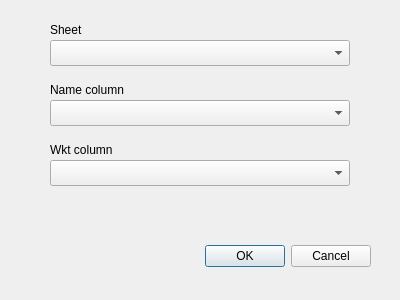
<?xml version="1.0" encoding="UTF-8"?>
<ui version="4.0">
 <class>Dialog</class>
 <widget class="QDialog" name="Dialog">
  <property name="geometry">
   <rect>
    <x>0</x>
    <y>0</y>
    <width>400</width>
    <height>300</height>
   </rect>
  </property>
  <property name="windowTitle">
   <string>Dialog</string>
  </property>
  <widget class="QDialogButtonBox" name="buttonBox">
   <property name="geometry">
    <rect>
     <x>30</x>
     <y>240</y>
     <width>341</width>
     <height>32</height>
    </rect>
   </property>
   <property name="orientation">
    <enum>Qt::Horizontal</enum>
   </property>
   <property name="standardButtons">
    <set>QDialogButtonBox::Cancel|QDialogButtonBox::Ok</set>
   </property>
  </widget>
  <widget class="QComboBox" name="comboBox_sheet">
   <property name="geometry">
    <rect>
     <x>50</x>
     <y>40</y>
     <width>300</width>
     <height>26</height>
    </rect>
   </property>
  </widget>
  <widget class="QLabel" name="label_sheet">
   <property name="geometry">
    <rect>
     <x>50</x>
     <y>20</y>
     <width>301</width>
     <height>20</height>
    </rect>
   </property>
   <property name="text">
    <string>Sheet</string>
   </property>
  </widget>
  <widget class="QLabel" name="label_name">
   <property name="geometry">
    <rect>
     <x>50</x>
     <y>80</y>
     <width>301</width>
     <height>20</height>
    </rect>
   </property>
   <property name="text">
    <string>Name column</string>
   </property>
  </widget>
  <widget class="QComboBox" name="comboBox_name">
   <property name="geometry">
    <rect>
     <x>50</x>
     <y>100</y>
     <width>300</width>
     <height>26</height>
    </rect>
   </property>
  </widget>
  <widget class="QLabel" name="label_wkt">
   <property name="geometry">
    <rect>
     <x>50</x>
     <y>140</y>
     <width>301</width>
     <height>20</height>
    </rect>
   </property>
   <property name="text">
    <string>Wkt column</string>
   </property>
  </widget>
  <widget class="QComboBox" name="comboBox_wkt">
   <property name="geometry">
    <rect>
     <x>50</x>
     <y>160</y>
     <width>300</width>
     <height>26</height>
    </rect>
   </property>
  </widget>
 </widget>
 <resources/>
 <connections>
  <connection>
   <sender>buttonBox</sender>
   <signal>accepted()</signal>
   <receiver>Dialog</receiver>
   <slot>accept()</slot>
   <hints>
    <hint type="sourcelabel">
     <x>248</x>
     <y>254</y>
    </hint>
    <hint type="destinationlabel">
     <x>157</x>
     <y>274</y>
    </hint>
   </hints>
  </connection>
  <connection>
   <sender>buttonBox</sender>
   <signal>rejected()</signal>
   <receiver>Dialog</receiver>
   <slot>reject()</slot>
   <hints>
    <hint type="sourcelabel">
     <x>316</x>
     <y>260</y>
    </hint>
    <hint type="destinationlabel">
     <x>286</x>
     <y>274</y>
    </hint>
   </hints>
  </connection>
 </connections>
</ui>
